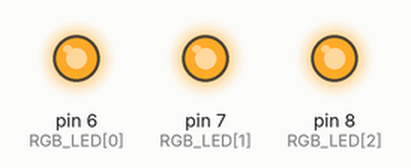
Bench run of a sketch on a simulated Arduino Uno, built with avr-gcc and run on an emulated ATmega328P. On the bench: output pins drawn as LEDs (lit = HIGH).

Above: at 0.05 s.
At 1.0 s:
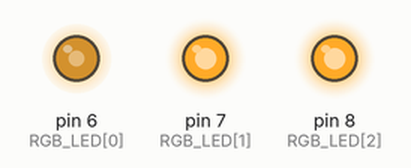
At 1.95 s:
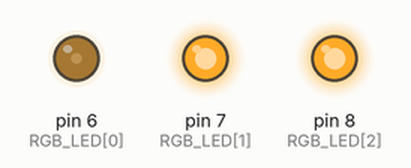
At 2.55 s:
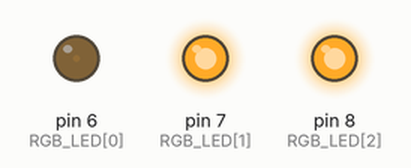
At 3.9 s:
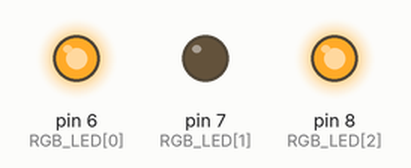
At 7.65 s:
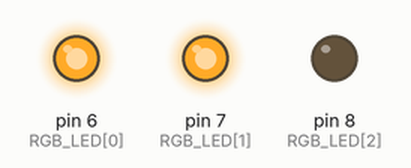
Timing chart, 0 to 10.0 s (numbered marks = the images above):
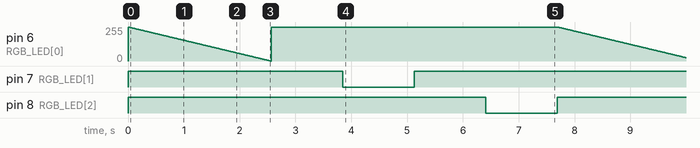

The sketch:

LAB5_2_1_201524404.ino
```cpp
int RGB_LED[] = {6, 7, 8};

void setup() {
  Serial.begin(9600);
  for(int i = 0; i < 3; ++i){
    pinMode(RGB_LED[i], OUTPUT);
  }

}

void loop() {
  //Blue
  digitalWrite(RGB_LED[1], HIGH);
  digitalWrite(RGB_LED[2], HIGH);
  for(int i = 255; i >= 0; i--){
    analogWrite(RGB_LED[0], i);
    delay(10);
  }
  //Green
  digitalWrite(RGB_LED[0], HIGH);
  digitalWrite(RGB_LED[2], HIGH);
  for(int i = 255; i >= 0; i--){
    analogWrite(RGB_LED[1], i);
    delay(10);
  }
  //Red
  digitalWrite(RGB_LED[0], HIGH);
  digitalWrite(RGB_LED[1], HIGH);
  for(int i = 255; i >= 0; i--){
    analogWrite(RGB_LED[2], i);
    delay(10);
  }


}
```

Measured:
- by itself, pin 7 (RGB_LED[1]): repeats every 7.7 s: LOW 1.3 s, HIGH 6.4 s
- by itself, pin 8 (RGB_LED[2]): alternates HIGH for 6.4 s and LOW for 1.3 s
